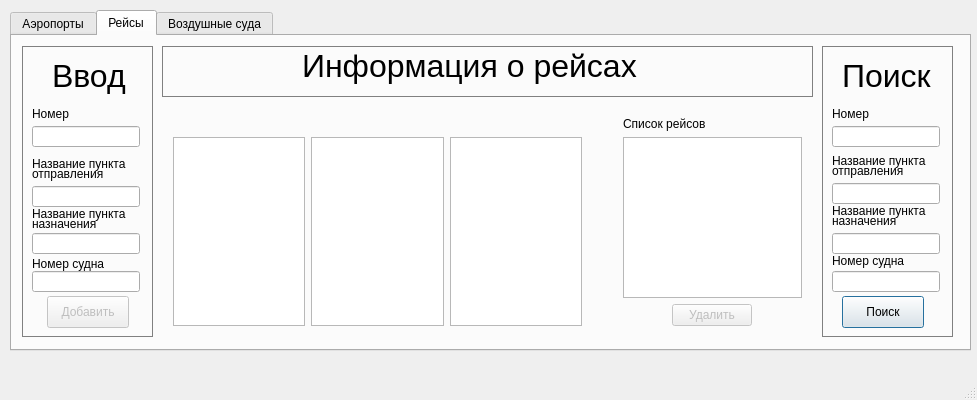
<?xml version="1.0" encoding="UTF-8"?>
<ui version="4.0">
 <class>MainWindow</class>
 <widget class="QMainWindow" name="MainWindow">
  <property name="geometry">
   <rect>
    <x>0</x>
    <y>0</y>
    <width>977</width>
    <height>400</height>
   </rect>
  </property>
  <property name="minimumSize">
   <size>
    <width>810</width>
    <height>320</height>
   </size>
  </property>
  <property name="maximumSize">
   <size>
    <width>1000</width>
    <height>400</height>
   </size>
  </property>
  <property name="windowTitle">
   <string>Аэропорт</string>
  </property>
  <widget class="QWidget" name="centralWidget">
   <widget class="QTabWidget" name="tbMain">
    <property name="geometry">
     <rect>
      <x>10</x>
      <y>10</y>
      <width>961</width>
      <height>341</height>
     </rect>
    </property>
    <property name="currentIndex">
     <number>1</number>
    </property>
    <widget class="QWidget" name="tAirport">
     <attribute name="title">
      <string>Аэропорты</string>
     </attribute>
     <widget class="QFrame" name="frame_4">
      <property name="geometry">
       <rect>
        <x>30</x>
        <y>30</y>
        <width>301</width>
        <height>231</height>
       </rect>
      </property>
      <property name="styleSheet">
       <string notr="true">#frame_4 { border: 1px solid gray; }</string>
      </property>
      <property name="frameShape">
       <enum>QFrame::StyledPanel</enum>
      </property>
      <property name="frameShadow">
       <enum>QFrame::Raised</enum>
      </property>
      <widget class="QLabel" name="label_14">
       <property name="geometry">
        <rect>
         <x>10</x>
         <y>30</y>
         <width>291</width>
         <height>41</height>
        </rect>
       </property>
       <property name="font">
        <font>
         <pointsize>36</pointsize>
        </font>
       </property>
       <property name="text">
        <string>&lt;html&gt;&lt;head/&gt;&lt;body&gt;&lt;p&gt;&lt;span style=&quot; font-size:24pt;&quot;&gt;Добавить аэропорт&lt;/span&gt;&lt;/p&gt;&lt;/body&gt;&lt;/html&gt;</string>
       </property>
      </widget>
      <widget class="QWidget" name="layoutWidget">
       <property name="geometry">
        <rect>
         <x>50</x>
         <y>90</y>
         <width>201</width>
         <height>86</height>
        </rect>
       </property>
       <layout class="QGridLayout" name="gridLayout">
        <item row="0" column="0" colspan="2">
         <widget class="QLabel" name="label_18">
          <property name="text">
           <string>Название</string>
          </property>
         </widget>
        </item>
        <item row="1" column="0" colspan="3">
         <widget class="QLineEdit" name="leAirportInput">
          <property name="inputMask">
           <string/>
          </property>
         </widget>
        </item>
        <item row="2" column="0">
         <spacer name="horizontalSpacer_2">
          <property name="orientation">
           <enum>Qt::Horizontal</enum>
          </property>
          <property name="sizeHint" stdset="0">
           <size>
            <width>40</width>
            <height>20</height>
           </size>
          </property>
         </spacer>
        </item>
        <item row="2" column="1">
         <widget class="QPushButton" name="btnAddAirport">
          <property name="enabled">
           <bool>false</bool>
          </property>
          <property name="text">
           <string>Добавить</string>
          </property>
          <property name="shortcut">
           <string/>
          </property>
          <property name="default">
           <bool>true</bool>
          </property>
         </widget>
        </item>
        <item row="2" column="2">
         <spacer name="horizontalSpacer">
          <property name="orientation">
           <enum>Qt::Horizontal</enum>
          </property>
          <property name="sizeHint" stdset="0">
           <size>
            <width>40</width>
            <height>20</height>
           </size>
          </property>
         </spacer>
        </item>
       </layout>
      </widget>
     </widget>
     <widget class="QFrame" name="frame_5">
      <property name="geometry">
       <rect>
        <x>630</x>
        <y>30</y>
        <width>301</width>
        <height>231</height>
       </rect>
      </property>
      <property name="styleSheet">
       <string notr="true">#frame_5 { border: 1px solid gray; }</string>
      </property>
      <property name="frameShape">
       <enum>QFrame::StyledPanel</enum>
      </property>
      <property name="frameShadow">
       <enum>QFrame::Raised</enum>
      </property>
      <widget class="QLabel" name="label_15">
       <property name="geometry">
        <rect>
         <x>25</x>
         <y>30</y>
         <width>261</width>
         <height>41</height>
        </rect>
       </property>
       <property name="font">
        <font>
         <pointsize>36</pointsize>
        </font>
       </property>
       <property name="text">
        <string>&lt;html&gt;&lt;head/&gt;&lt;body&gt;&lt;p&gt;&lt;span style=&quot; font-size:24pt;&quot;&gt;Найти аэропорт&lt;/span&gt;&lt;/p&gt;&lt;/body&gt;&lt;/html&gt;</string>
       </property>
      </widget>
      <widget class="QWidget" name="layoutWidget">
       <property name="geometry">
        <rect>
         <x>58</x>
         <y>90</y>
         <width>191</width>
         <height>84</height>
        </rect>
       </property>
       <layout class="QGridLayout" name="gridLayout_3">
        <item row="0" column="0" colspan="3">
         <widget class="QLabel" name="label_24">
          <property name="text">
           <string>Введите название аэропорта</string>
          </property>
         </widget>
        </item>
        <item row="1" column="0" colspan="3">
         <widget class="QLineEdit" name="leAirportSearch">
          <property name="inputMask">
           <string/>
          </property>
         </widget>
        </item>
        <item row="2" column="0">
         <spacer name="horizontalSpacer_5">
          <property name="orientation">
           <enum>Qt::Horizontal</enum>
          </property>
          <property name="sizeHint" stdset="0">
           <size>
            <width>40</width>
            <height>20</height>
           </size>
          </property>
         </spacer>
        </item>
        <item row="2" column="1">
         <widget class="QPushButton" name="btnAirportSearch">
          <property name="enabled">
           <bool>true</bool>
          </property>
          <property name="text">
           <string>Поиск</string>
          </property>
          <property name="default">
           <bool>true</bool>
          </property>
         </widget>
        </item>
        <item row="2" column="2">
         <spacer name="horizontalSpacer_6">
          <property name="orientation">
           <enum>Qt::Horizontal</enum>
          </property>
          <property name="sizeHint" stdset="0">
           <size>
            <width>40</width>
            <height>20</height>
           </size>
          </property>
         </spacer>
        </item>
       </layout>
      </widget>
     </widget>
     <widget class="QWidget" name="layoutWidget">
      <property name="geometry">
       <rect>
        <x>350</x>
        <y>3</y>
        <width>258</width>
        <height>301</height>
       </rect>
      </property>
      <layout class="QGridLayout" name="gridLayout_2">
       <item row="0" column="0" colspan="3">
        <widget class="QLabel" name="label_19">
         <property name="text">
          <string>Список аэропортов</string>
         </property>
        </widget>
       </item>
       <item row="1" column="0" colspan="3">
        <widget class="QListWidget" name="lwAirportOutput"/>
       </item>
       <item row="2" column="0">
        <spacer name="horizontalSpacer_4">
         <property name="orientation">
          <enum>Qt::Horizontal</enum>
         </property>
         <property name="sizeHint" stdset="0">
          <size>
           <width>40</width>
           <height>20</height>
          </size>
         </property>
        </spacer>
       </item>
       <item row="2" column="1">
        <widget class="QPushButton" name="btnDeleteAirport">
         <property name="enabled">
          <bool>false</bool>
         </property>
         <property name="text">
          <string>Удалить</string>
         </property>
        </widget>
       </item>
       <item row="2" column="2">
        <spacer name="horizontalSpacer_3">
         <property name="orientation">
          <enum>Qt::Horizontal</enum>
         </property>
         <property name="sizeHint" stdset="0">
          <size>
           <width>40</width>
           <height>20</height>
          </size>
         </property>
        </spacer>
       </item>
      </layout>
     </widget>
     <zorder>frame_5</zorder>
     <zorder>frame_4</zorder>
     <zorder>layoutWidget</zorder>
    </widget>
    <widget class="QWidget" name="tFlight">
     <attribute name="title">
      <string>Рейсы</string>
     </attribute>
     <widget class="QLineEdit" name="leFlightNumberInput">
      <property name="geometry">
       <rect>
        <x>20</x>
        <y>90</y>
        <width>108</width>
        <height>21</height>
       </rect>
      </property>
      <property name="inputMask">
       <string/>
      </property>
      <property name="text">
       <string/>
      </property>
     </widget>
     <widget class="QPushButton" name="btnAddFlight">
      <property name="enabled">
       <bool>false</bool>
      </property>
      <property name="geometry">
       <rect>
        <x>35</x>
        <y>260</y>
        <width>82</width>
        <height>32</height>
       </rect>
      </property>
      <property name="text">
       <string>Добавить</string>
      </property>
      <property name="default">
       <bool>true</bool>
      </property>
     </widget>
     <widget class="QLineEdit" name="leFlightFromName">
      <property name="geometry">
       <rect>
        <x>20</x>
        <y>150</y>
        <width>108</width>
        <height>21</height>
       </rect>
      </property>
     </widget>
     <widget class="QLineEdit" name="leFlightToName">
      <property name="geometry">
       <rect>
        <x>20</x>
        <y>197</y>
        <width>108</width>
        <height>21</height>
       </rect>
      </property>
     </widget>
     <widget class="QLabel" name="label_6">
      <property name="geometry">
       <rect>
        <x>20</x>
        <y>70</y>
        <width>43</width>
        <height>16</height>
       </rect>
      </property>
      <property name="text">
       <string>Номер</string>
      </property>
     </widget>
     <widget class="QLabel" name="label_7">
      <property name="geometry">
       <rect>
        <x>20</x>
        <y>120</y>
        <width>108</width>
        <height>16</height>
       </rect>
      </property>
      <property name="text">
       <string>&lt;html&gt;&lt;head/&gt;&lt;body&gt;&lt;p&gt;Название пункта&lt;/p&gt;&lt;/body&gt;&lt;/html&gt;</string>
      </property>
     </widget>
     <widget class="QLabel" name="label_8">
      <property name="geometry">
       <rect>
        <x>20</x>
        <y>130</y>
        <width>82</width>
        <height>16</height>
       </rect>
      </property>
      <property name="text">
       <string>отправления</string>
      </property>
     </widget>
     <widget class="QLabel" name="label_9">
      <property name="geometry">
       <rect>
        <x>20</x>
        <y>180</y>
        <width>74</width>
        <height>16</height>
       </rect>
      </property>
      <property name="text">
       <string>назначения</string>
      </property>
     </widget>
     <widget class="QLabel" name="label_10">
      <property name="geometry">
       <rect>
        <x>20</x>
        <y>170</y>
        <width>108</width>
        <height>16</height>
       </rect>
      </property>
      <property name="text">
       <string>&lt;html&gt;&lt;head/&gt;&lt;body&gt;&lt;p&gt;Название пункта&lt;/p&gt;&lt;/body&gt;&lt;/html&gt;</string>
      </property>
     </widget>
     <widget class="QLineEdit" name="leFlightAircraft">
      <property name="geometry">
       <rect>
        <x>20</x>
        <y>235</y>
        <width>108</width>
        <height>21</height>
       </rect>
      </property>
     </widget>
     <widget class="QLabel" name="label_21">
      <property name="geometry">
       <rect>
        <x>20</x>
        <y>220</y>
        <width>84</width>
        <height>16</height>
       </rect>
      </property>
      <property name="text">
       <string>&lt;html&gt;&lt;head/&gt;&lt;body&gt;&lt;p&gt;Номер судна&lt;/p&gt;&lt;/body&gt;&lt;/html&gt;</string>
      </property>
     </widget>
     <widget class="QLineEdit" name="leFlightAircraftSearch">
      <property name="geometry">
       <rect>
        <x>820</x>
        <y>235</y>
        <width>108</width>
        <height>21</height>
       </rect>
      </property>
     </widget>
     <widget class="QLabel" name="label_25">
      <property name="geometry">
       <rect>
        <x>820</x>
        <y>177</y>
        <width>74</width>
        <height>16</height>
       </rect>
      </property>
      <property name="text">
       <string>назначения</string>
      </property>
     </widget>
     <widget class="QLineEdit" name="leFlightToNameSearch">
      <property name="geometry">
       <rect>
        <x>820</x>
        <y>197</y>
        <width>108</width>
        <height>21</height>
       </rect>
      </property>
     </widget>
     <widget class="QLineEdit" name="leFlightFromNameSearch">
      <property name="geometry">
       <rect>
        <x>820</x>
        <y>147</y>
        <width>108</width>
        <height>21</height>
       </rect>
      </property>
     </widget>
     <widget class="QLineEdit" name="leFlightNumberSearch">
      <property name="geometry">
       <rect>
        <x>820</x>
        <y>90</y>
        <width>108</width>
        <height>21</height>
       </rect>
      </property>
      <property name="inputMask">
       <string/>
      </property>
      <property name="text">
       <string/>
      </property>
     </widget>
     <widget class="QLabel" name="label_26">
      <property name="geometry">
       <rect>
        <x>820</x>
        <y>127</y>
        <width>82</width>
        <height>16</height>
       </rect>
      </property>
      <property name="text">
       <string>отправления</string>
      </property>
     </widget>
     <widget class="QLabel" name="label_27">
      <property name="geometry">
       <rect>
        <x>820</x>
        <y>70</y>
        <width>43</width>
        <height>16</height>
       </rect>
      </property>
      <property name="text">
       <string>Номер</string>
      </property>
     </widget>
     <widget class="QLabel" name="label_28">
      <property name="geometry">
       <rect>
        <x>820</x>
        <y>217</y>
        <width>84</width>
        <height>16</height>
       </rect>
      </property>
      <property name="text">
       <string>&lt;html&gt;&lt;head/&gt;&lt;body&gt;&lt;p&gt;Номер судна&lt;/p&gt;&lt;/body&gt;&lt;/html&gt;</string>
      </property>
     </widget>
     <widget class="QLabel" name="label_29">
      <property name="geometry">
       <rect>
        <x>820</x>
        <y>117</y>
        <width>108</width>
        <height>16</height>
       </rect>
      </property>
      <property name="text">
       <string>&lt;html&gt;&lt;head/&gt;&lt;body&gt;&lt;p&gt;Название пункта&lt;/p&gt;&lt;/body&gt;&lt;/html&gt;</string>
      </property>
     </widget>
     <widget class="QLabel" name="label_30">
      <property name="geometry">
       <rect>
        <x>820</x>
        <y>167</y>
        <width>108</width>
        <height>16</height>
       </rect>
      </property>
      <property name="text">
       <string>&lt;html&gt;&lt;head/&gt;&lt;body&gt;&lt;p&gt;Название пункта&lt;/p&gt;&lt;/body&gt;&lt;/html&gt;</string>
      </property>
     </widget>
     <widget class="QFrame" name="frame">
      <property name="geometry">
       <rect>
        <x>150</x>
        <y>10</y>
        <width>651</width>
        <height>51</height>
       </rect>
      </property>
      <property name="styleSheet">
       <string notr="true">#frame { border: 1px solid gray; }</string>
      </property>
      <property name="frameShape">
       <enum>QFrame::StyledPanel</enum>
      </property>
      <property name="frameShadow">
       <enum>QFrame::Raised</enum>
      </property>
      <property name="lineWidth">
       <number>1</number>
      </property>
      <widget class="QLabel" name="label">
       <property name="geometry">
        <rect>
         <x>140</x>
         <y>0</y>
         <width>341</width>
         <height>41</height>
        </rect>
       </property>
       <property name="text">
        <string>&lt;html&gt;&lt;head/&gt;&lt;body&gt;&lt;p&gt;&lt;span style=&quot; font-size:24pt;&quot;&gt;Информация о рейсах&lt;/span&gt;&lt;/p&gt;&lt;/body&gt;&lt;/html&gt;</string>
       </property>
      </widget>
     </widget>
     <widget class="QFrame" name="frame_2">
      <property name="geometry">
       <rect>
        <x>10</x>
        <y>10</y>
        <width>131</width>
        <height>291</height>
       </rect>
      </property>
      <property name="styleSheet">
       <string notr="true">#frame_2 { border: 1px solid gray; }</string>
      </property>
      <property name="frameShape">
       <enum>QFrame::StyledPanel</enum>
      </property>
      <property name="frameShadow">
       <enum>QFrame::Raised</enum>
      </property>
      <widget class="QLabel" name="label_11">
       <property name="geometry">
        <rect>
         <x>30</x>
         <y>10</y>
         <width>81</width>
         <height>41</height>
        </rect>
       </property>
       <property name="text">
        <string>&lt;html&gt;&lt;head/&gt;&lt;body&gt;&lt;p&gt;&lt;span style=&quot; font-size:24pt;&quot;&gt;Ввод&lt;/span&gt;&lt;/p&gt;&lt;/body&gt;&lt;/html&gt;</string>
       </property>
      </widget>
     </widget>
     <widget class="QFrame" name="frame_3">
      <property name="geometry">
       <rect>
        <x>810</x>
        <y>10</y>
        <width>131</width>
        <height>291</height>
       </rect>
      </property>
      <property name="styleSheet">
       <string notr="true">#frame_3 { border: 1px solid gray; }</string>
      </property>
      <property name="frameShape">
       <enum>QFrame::StyledPanel</enum>
      </property>
      <property name="frameShadow">
       <enum>QFrame::Raised</enum>
      </property>
      <widget class="QLabel" name="label_12">
       <property name="geometry">
        <rect>
         <x>20</x>
         <y>10</y>
         <width>101</width>
         <height>41</height>
        </rect>
       </property>
       <property name="text">
        <string>&lt;html&gt;&lt;head/&gt;&lt;body&gt;&lt;p&gt;&lt;span style=&quot; font-size:24pt;&quot;&gt;Поиск&lt;/span&gt;&lt;/p&gt;&lt;/body&gt;&lt;/html&gt;</string>
       </property>
      </widget>
      <widget class="QPushButton" name="btnAddFlightSearch">
       <property name="enabled">
        <bool>true</bool>
       </property>
       <property name="geometry">
        <rect>
         <x>20</x>
         <y>250</y>
         <width>82</width>
         <height>32</height>
        </rect>
       </property>
       <property name="text">
        <string>Поиск</string>
       </property>
       <property name="default">
        <bool>true</bool>
       </property>
      </widget>
     </widget>
     <widget class="QWidget" name="layoutWidget">
      <property name="geometry">
       <rect>
        <x>600</x>
        <y>70</y>
        <width>201</width>
        <height>231</height>
       </rect>
      </property>
      <layout class="QGridLayout" name="gridLayout_7">
       <item row="3" column="1">
        <widget class="QPushButton" name="btnDeleteFlight">
         <property name="enabled">
          <bool>false</bool>
         </property>
         <property name="text">
          <string>Удалить</string>
         </property>
        </widget>
       </item>
       <item row="3" column="0">
        <spacer name="horizontalSpacer_25">
         <property name="orientation">
          <enum>Qt::Horizontal</enum>
         </property>
         <property name="sizeHint" stdset="0">
          <size>
           <width>40</width>
           <height>20</height>
          </size>
         </property>
        </spacer>
       </item>
       <item row="0" column="0" colspan="2">
        <widget class="QLabel" name="label_17">
         <property name="text">
          <string>Список рейсов</string>
         </property>
        </widget>
       </item>
       <item row="2" column="0" colspan="3">
        <widget class="QListWidget" name="lwFlightOutput"/>
       </item>
       <item row="3" column="2">
        <spacer name="horizontalSpacer_26">
         <property name="orientation">
          <enum>Qt::Horizontal</enum>
         </property>
         <property name="sizeHint" stdset="0">
          <size>
           <width>40</width>
           <height>20</height>
          </size>
         </property>
        </spacer>
       </item>
      </layout>
     </widget>
     <widget class="QWidget" name="layoutWidget">
      <property name="geometry">
       <rect>
        <x>150</x>
        <y>90</y>
        <width>431</width>
        <height>211</height>
       </rect>
      </property>
      <layout class="QHBoxLayout" name="horizontalLayout">
       <item>
        <widget class="QListWidget" name="lwFlightFromName"/>
       </item>
       <item>
        <spacer name="horizontalSpacer_27">
         <property name="orientation">
          <enum>Qt::Horizontal</enum>
         </property>
         <property name="sizeHint" stdset="0">
          <size>
           <width>40</width>
           <height>20</height>
          </size>
         </property>
        </spacer>
       </item>
       <item>
        <widget class="QListWidget" name="lwFlightToName"/>
       </item>
       <item>
        <spacer name="horizontalSpacer_28">
         <property name="orientation">
          <enum>Qt::Horizontal</enum>
         </property>
         <property name="sizeHint" stdset="0">
          <size>
           <width>40</width>
           <height>20</height>
          </size>
         </property>
        </spacer>
       </item>
       <item>
        <widget class="QListWidget" name="lwFlightAircraft"/>
       </item>
      </layout>
     </widget>
     <widget class="QWidget" name="layoutWidget">
      <property name="geometry">
       <rect>
        <x>150</x>
        <y>70</y>
        <width>441</width>
        <height>18</height>
       </rect>
      </property>
      <layout class="QHBoxLayout" name="horizontalLayout_2">
       <item>
        <widget class="QLabel" name="label_13">
         <property name="text">
          <string>Пункт отправления:</string>
         </property>
        </widget>
       </item>
       <item>
        <widget class="QLabel" name="label_16">
         <property name="text">
          <string>Пункт назначения:</string>
         </property>
        </widget>
       </item>
       <item>
        <widget class="QLabel" name="label_22">
         <property name="text">
          <string>Судно:</string>
         </property>
        </widget>
       </item>
      </layout>
     </widget>
     <zorder>frame_3</zorder>
     <zorder>frame_2</zorder>
     <zorder>frame</zorder>
     <zorder>leFlightNumberInput</zorder>
     <zorder>btnAddFlight</zorder>
     <zorder>leFlightFromName</zorder>
     <zorder>leFlightToName</zorder>
     <zorder>label_6</zorder>
     <zorder>label_7</zorder>
     <zorder>label_8</zorder>
     <zorder>label_9</zorder>
     <zorder>label_10</zorder>
     <zorder>leFlightAircraft</zorder>
     <zorder>label_21</zorder>
     <zorder>leFlightAircraftSearch</zorder>
     <zorder>label_25</zorder>
     <zorder>leFlightToNameSearch</zorder>
     <zorder>leFlightFromNameSearch</zorder>
     <zorder>leFlightNumberSearch</zorder>
     <zorder>label_26</zorder>
     <zorder>label_27</zorder>
     <zorder>label_28</zorder>
     <zorder>label_29</zorder>
     <zorder>label_30</zorder>
     <zorder>layoutWidget</zorder>
     <zorder>layoutWidget</zorder>
     <zorder>layoutWidget</zorder>
    </widget>
    <widget class="QWidget" name="tAircraft">
     <attribute name="title">
      <string>Воздушные суда</string>
     </attribute>
     <widget class="QFrame" name="frame_6">
      <property name="geometry">
       <rect>
        <x>30</x>
        <y>30</y>
        <width>301</width>
        <height>231</height>
       </rect>
      </property>
      <property name="styleSheet">
       <string notr="true">#frame_6 { border: 1px solid gray; }</string>
      </property>
      <property name="frameShape">
       <enum>QFrame::StyledPanel</enum>
      </property>
      <property name="frameShadow">
       <enum>QFrame::Raised</enum>
      </property>
      <widget class="QLabel" name="label_20">
       <property name="geometry">
        <rect>
         <x>30</x>
         <y>30</y>
         <width>241</width>
         <height>41</height>
        </rect>
       </property>
       <property name="font">
        <font>
         <pointsize>36</pointsize>
        </font>
       </property>
       <property name="text">
        <string>&lt;html&gt;&lt;head/&gt;&lt;body&gt;&lt;p&gt;&lt;span style=&quot; font-size:24pt;&quot;&gt;Добавить судно&lt;/span&gt;&lt;/p&gt;&lt;/body&gt;&lt;/html&gt;</string>
       </property>
      </widget>
      <widget class="QWidget" name="layoutWidget">
       <property name="geometry">
        <rect>
         <x>80</x>
         <y>80</y>
         <width>137</width>
         <height>137</height>
        </rect>
       </property>
       <layout class="QVBoxLayout" name="verticalLayout">
        <item>
         <widget class="QLabel" name="label_2">
          <property name="text">
           <string>Модель</string>
          </property>
         </widget>
        </item>
        <item>
         <widget class="QLineEdit" name="leAircraftModel"/>
        </item>
        <item>
         <widget class="QLabel" name="label_3">
          <property name="text">
           <string>Номер</string>
          </property>
         </widget>
        </item>
        <item>
         <widget class="QLineEdit" name="leAircraftNumber"/>
        </item>
        <item>
         <widget class="QPushButton" name="btnAddAircraft">
          <property name="enabled">
           <bool>false</bool>
          </property>
          <property name="text">
           <string>Добавить</string>
          </property>
          <property name="default">
           <bool>true</bool>
          </property>
         </widget>
        </item>
       </layout>
      </widget>
     </widget>
     <widget class="QFrame" name="frame_7">
      <property name="geometry">
       <rect>
        <x>630</x>
        <y>30</y>
        <width>301</width>
        <height>231</height>
       </rect>
      </property>
      <property name="styleSheet">
       <string notr="true">#frame_7 { border: 1px solid gray; }</string>
      </property>
      <property name="frameShape">
       <enum>QFrame::StyledPanel</enum>
      </property>
      <property name="frameShadow">
       <enum>QFrame::Raised</enum>
      </property>
      <widget class="QLabel" name="label_31">
       <property name="geometry">
        <rect>
         <x>60</x>
         <y>30</y>
         <width>191</width>
         <height>41</height>
        </rect>
       </property>
       <property name="font">
        <font>
         <pointsize>36</pointsize>
        </font>
       </property>
       <property name="text">
        <string>&lt;html&gt;&lt;head/&gt;&lt;body&gt;&lt;p&gt;&lt;span style=&quot; font-size:24pt;&quot;&gt;Найти судно&lt;/span&gt;&lt;/p&gt;&lt;/body&gt;&lt;/html&gt;</string>
       </property>
      </widget>
      <widget class="QWidget" name="layoutWidget">
       <property name="geometry">
        <rect>
         <x>80</x>
         <y>80</y>
         <width>137</width>
         <height>137</height>
        </rect>
       </property>
       <layout class="QVBoxLayout" name="verticalLayout_2">
        <item>
         <widget class="QLabel" name="label_23">
          <property name="text">
           <string>Модель</string>
          </property>
         </widget>
        </item>
        <item>
         <widget class="QLineEdit" name="leAircraftModelSearch"/>
        </item>
        <item>
         <widget class="QLabel" name="label_4">
          <property name="text">
           <string>Номер</string>
          </property>
         </widget>
        </item>
        <item>
         <widget class="QLineEdit" name="leAircraftNumberSearch"/>
        </item>
        <item>
         <widget class="QPushButton" name="btnAircraftSearch">
          <property name="enabled">
           <bool>true</bool>
          </property>
          <property name="text">
           <string>Поиск</string>
          </property>
          <property name="default">
           <bool>true</bool>
          </property>
         </widget>
        </item>
       </layout>
      </widget>
     </widget>
     <widget class="QWidget" name="layoutWidget">
      <property name="geometry">
       <rect>
        <x>350</x>
        <y>3</y>
        <width>258</width>
        <height>301</height>
       </rect>
      </property>
      <layout class="QGridLayout" name="gridLayout_5">
       <item row="0" column="0" colspan="2">
        <widget class="QLabel" name="label_5">
         <property name="text">
          <string>Список  судов</string>
         </property>
        </widget>
       </item>
       <item row="1" column="0" colspan="3">
        <widget class="QListWidget" name="lwAircraftOutput"/>
       </item>
       <item row="2" column="0">
        <spacer name="horizontalSpacer_19">
         <property name="orientation">
          <enum>Qt::Horizontal</enum>
         </property>
         <property name="sizeHint" stdset="0">
          <size>
           <width>40</width>
           <height>20</height>
          </size>
         </property>
        </spacer>
       </item>
       <item row="2" column="1">
        <widget class="QPushButton" name="btnDeleteAircraft">
         <property name="enabled">
          <bool>false</bool>
         </property>
         <property name="text">
          <string>Удалить</string>
         </property>
        </widget>
       </item>
       <item row="2" column="2">
        <spacer name="horizontalSpacer_24">
         <property name="orientation">
          <enum>Qt::Horizontal</enum>
         </property>
         <property name="sizeHint" stdset="0">
          <size>
           <width>40</width>
           <height>20</height>
          </size>
         </property>
        </spacer>
       </item>
      </layout>
     </widget>
     <zorder>frame_7</zorder>
     <zorder>frame_6</zorder>
     <zorder>layoutWidget</zorder>
    </widget>
   </widget>
  </widget>
  <widget class="QMenuBar" name="menuBar">
   <property name="geometry">
    <rect>
     <x>0</x>
     <y>0</y>
     <width>977</width>
     <height>21</height>
    </rect>
   </property>
  </widget>
  <widget class="QStatusBar" name="statusBar"/>
 </widget>
 <layoutdefault spacing="6" margin="11"/>
 <tabstops>
  <tabstop>tbMain</tabstop>
  <tabstop>leAirportInput</tabstop>
  <tabstop>btnAddAirport</tabstop>
  <tabstop>lwAirportOutput</tabstop>
  <tabstop>btnDeleteAirport</tabstop>
  <tabstop>leFlightNumberInput</tabstop>
  <tabstop>lwFlightFromName</tabstop>
  <tabstop>lwFlightToName</tabstop>
  <tabstop>lwFlightAircraft</tabstop>
  <tabstop>btnAddFlight</tabstop>
  <tabstop>btnDeleteFlight</tabstop>
  <tabstop>leFlightFromName</tabstop>
  <tabstop>leFlightToName</tabstop>
  <tabstop>leFlightAircraft</tabstop>
  <tabstop>leAircraftModel</tabstop>
  <tabstop>leAircraftNumber</tabstop>
  <tabstop>btnAddAircraft</tabstop>
  <tabstop>lwAircraftOutput</tabstop>
  <tabstop>btnDeleteAircraft</tabstop>
 </tabstops>
 <resources/>
 <connections/>
</ui>
